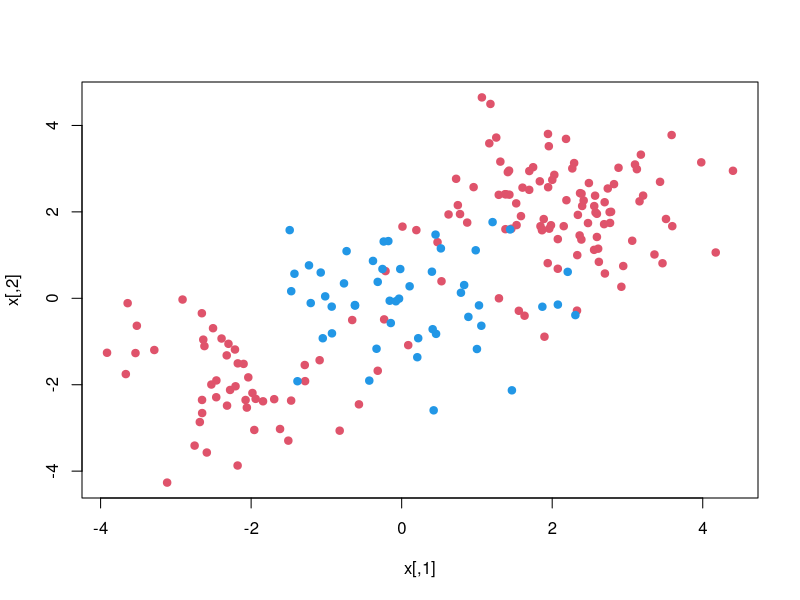
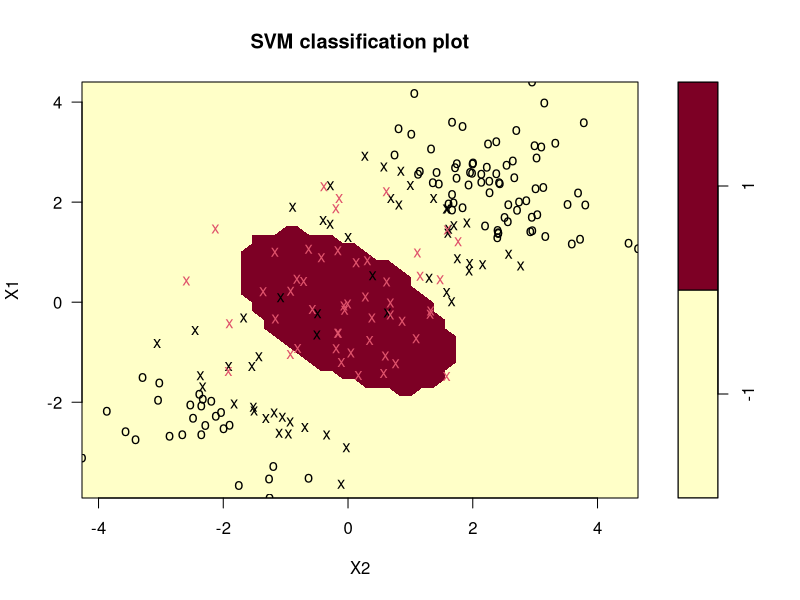
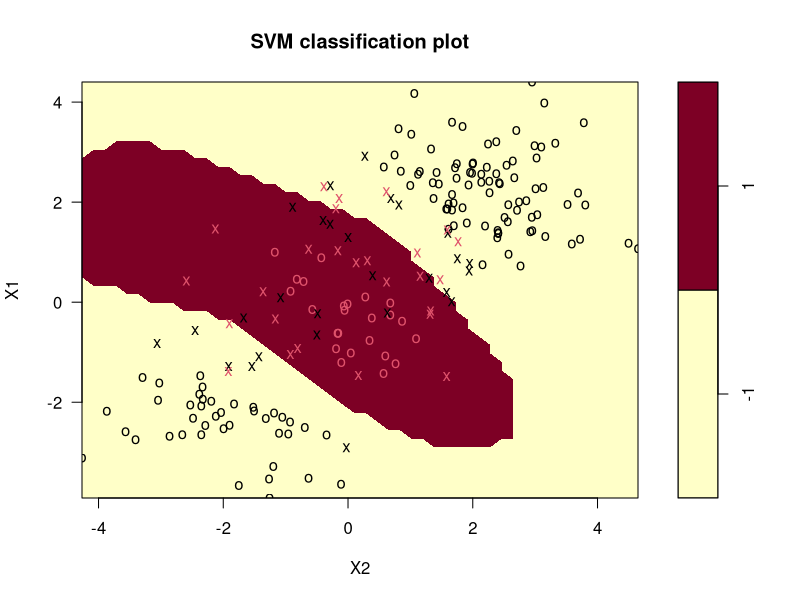
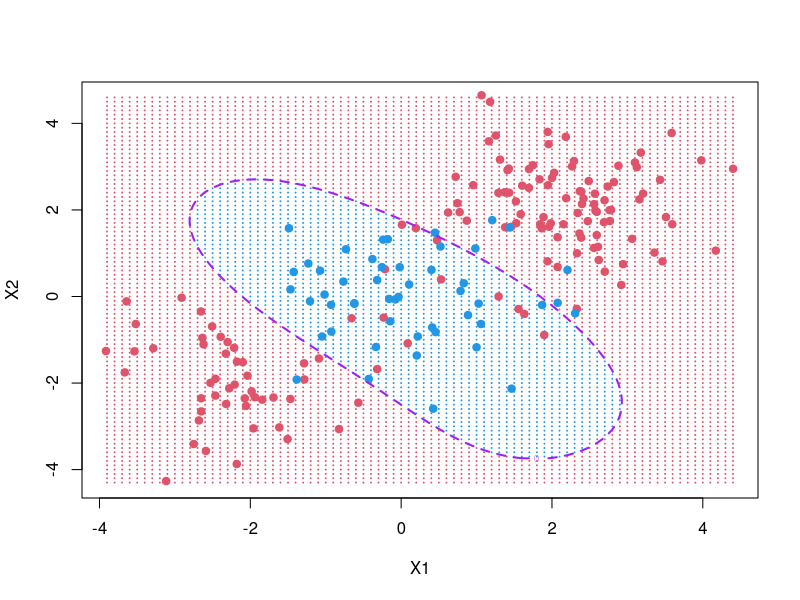

The R source for these figures, in order:
# =========== 1. Non-linear SVMs with radial kernel ==============

c
library(e1071)
set.seed(1)
x <- matrix(rnorm(200*2), ncol=2)
x[1:100, ] <- x[1:100, ] + 2
x[101:150, ] <- x[101:150, ] - 2
y <- c(rep(-1, 150), rep(1, 50))
dat <- data.frame(x, y=as.factor(y))
plot(x, col=y+3, pch=19)

# Training svm model with radial kernel with r=0.5, C=0.1
fit <- svm(y~.,data=dat, kernel="radial", gamma=0.5, cost=0.1)
plot(fit, dat)
summary(fit)

# Training svm model with radial kernel with r=0.5, C=5
fit <- svm(y~.,data=dat, kernel="radial", gamma=0.5, cost=5)
plot(fit, dat)
summary(fit)

# Visualize of test grid for radial kernel with r=0.5, C=1
fit <- svm(y~.,data=dat, kernel="radial", gamma=0.5, cost=1)
px1 <- seq(round(min(x[,1]),1), round(max(x[,1]),1), 0.1)
px2 <- seq(round(min(x[,2]),1), round(max(x[,2]),1), 0.1)
xgrid <- expand.grid(X1=px1, X2=px2)
ygrid <- as.numeric(predict(fit, xgrid))
ygrid[ygrid==1] <- -1
ygrid[ygrid==2] <- 1
plot(xgrid, col=ygrid+3, pch = 20, cex = .2)
points(x, col = y+3, pch = 19)
pred <- predict(fit, xgrid, decision.values=TRUE)
func <- attributes(pred)$decision
contour(px1, px2, matrix(func, length(px1), length(px2)),
level=0, col="purple", lwd=2, lty=2, add=TRUE)


# =============== 2. Optimizing non-linear SVMs(radial kernel) using validation set ============== 
# Calculate missclassification error of validation set 
# Separate training and test sets 
set.seed(1234)
tran <- sample(200, 100)
test <- setdiff(1:200, tran)

# Training with hyperparameter tuning of gamma, C
gamma <- c(0.5, 1, 5, 10)
cost <- c(0.01, 1, 10, 100)
R <- NULL
for (i in 1:length(gamma)) {
  for (j in 1:length(cost)) {
    svmfit <- svm(y~., data=dat[tran, ], kernel="radial",
                  gamma=gamma[i] , cost=cost[j])
    pred <- predict(svmfit, dat[test, ])
    R0 <- c(gamma[i], cost[j], mean(pred!=dat[test, "y"]))
    R <- rbind(R, R0)
  }
}

# Check results 
colnames(R) <- c("gamma", "cost", "error")
rownames(R) <- seq(dim(R)[1])
R

# Training with hyperparameter tuning of gamma, C using tune function 
set.seed(1)
tune.out <- tune(svm, y~., data=dat[tran, ], kernel="radial",
                 ranges=list(gamma=gamma, cost=cost))
summary(tune.out)
tune.out$best.parameters

# Calculate missclassification error rate of test sets
pred <- predict(tune.out$best.model, dat[test,])
table(pred=pred, true=dat[test, "y"])
mean(pred!=dat[test, "y"])

# =============== 3. Optimizing non-linear SVMs(polynomial kernel) using validation set ============== 
degree <- c(1, 2, 3, 4)
R <- NULL

for (i in 1:length(degree)) {
  for (j in 1:length(cost)) {
    svmfit <- svm(y~., data=dat[tran, ], kernel="polynomial",
                  degree=degree[i] , cost=cost[j])
    pred <- predict(svmfit, dat[test, ])
    R0 <- c(degree[i], cost[j], mean(pred!=dat[test, "y"]))
    R <- rbind(R, R0)
  }
}
colnames(R) <- c("degree", "cost", "error")
rownames(R) <- seq(dim(R)[1])
R


tune.out <- tune(svm, y~., data=dat[tran, ], kernel="polynomial",
                 ranges=list(degree=degree, cost=cost))
summary(tune.out)
tune.out$best.parameters

pred <- predict(tune.out$best.model, dat[test,])
table(pred=pred, true=dat[test, "y"])
mean(pred!=dat[test, "y"])

# =============== 4. Optimizing non-linear SVMs(sigmoid kernel) using validation set ============== 
R <- NULL
for (i in 1:length(gamma)) {
  for (j in 1:length(cost)) {
    svmfit <- svm(y~., data=dat[tran, ], kernel="sigmoid",
                  gamma=gamma[i] , cost=cost[j])
    pred <- predict(svmfit, dat[test, ])
    R0 <- c(gamma[i], cost[j], mean(pred!=dat[test, "y"]))
    R <- rbind(R, R0)
  }
}

colnames(R) <- c("gamma", "cost", "error")
rownames(R) <- seq(dim(R)[1])
R

tune.out <- tune(svm, y~., data=dat[tran, ], kernel="sigmoid",
                        ranges=list(gamma=gamma, cost=cost))
summary(tune.out)
tune.out$best.parameters

pred <- predict(tune.out$best.model, dat[test,])
table(pred=pred, true=dat[test, "y"])
mean(pred!=dat[test, "y"])

# ================= 5. Simulation Study using different kernels of 20 replications =============
# Set reps and RES matrix 
set.seed(123)
N <- 20
RES <- matrix(0, N, 3)
colnames(RES) <- c("radial", "poly", "sigmoid")

# Training model with calculate missclassification error rate 
for (i in 1:N) {
  tran <- sample(200, 100)
  test <- setdiff(1:200, tran)
  tune1 <- tune(svm, y~., data=dat[tran, ], kernel="radial",
                ranges=list(gamma=gamma, cost=cost))
  pred1 <- predict(tune1$best.model, dat[test,])
  RES[i, 1] <- mean(pred1!=dat[test, "y"])
  tune2 <- tune(svm, y~., data=dat[tran, ], kernel="polynomial",
                ranges=list(degree=degree, cost=cost))
  pred2 <- predict(tune2$best.model, dat[test,])
  RES[i, 2] <- mean(pred2!=dat[test, "y"])
  tune3 <- tune(svm, y~., data=dat[tran, ], kernel="sigmoid",
                ranges=list(gamma=gamma, cost=cost))
  pred3 <- predict(tune3$best.model, dat[test,])
  RES[i, 3] <- mean(pred3!=dat[test, "y"])
}
# Check statistical reports 
apply(RES, 2, summary)